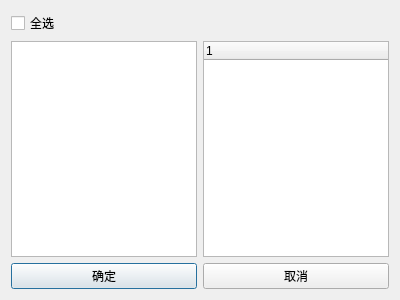
<?xml version="1.0" encoding="UTF-8"?>
<ui version="4.0">
 <class>AddtoStdDatabaseDlg</class>
 <widget class="QDialog" name="AddtoStdDatabaseDlg">
  <property name="geometry">
   <rect>
    <x>0</x>
    <y>0</y>
    <width>400</width>
    <height>300</height>
   </rect>
  </property>
  <property name="windowTitle">
   <string>Dialog</string>
  </property>
  <layout class="QVBoxLayout" name="verticalLayout">
   <item>
    <layout class="QHBoxLayout" name="horizontalLayout">
     <item>
      <widget class="QCheckBox" name="checkBox">
       <property name="text">
        <string>全选</string>
       </property>
      </widget>
     </item>
     <item>
      <spacer name="horizontalSpacer">
       <property name="orientation">
        <enum>Qt::Horizontal</enum>
       </property>
       <property name="sizeHint" stdset="0">
        <size>
         <width>40</width>
         <height>20</height>
        </size>
       </property>
      </spacer>
     </item>
    </layout>
   </item>
   <item>
    <layout class="QHBoxLayout" name="horizontalLayout_2">
     <item>
      <widget class="QListWidget" name="listWidget"/>
     </item>
     <item>
      <widget class="JsonTree" name="treeWidget">
       <column>
        <property name="text">
         <string notr="true">1</string>
        </property>
       </column>
      </widget>
     </item>
    </layout>
   </item>
   <item>
    <layout class="QHBoxLayout" name="horizontalLayout_3">
     <item>
      <widget class="QPushButton" name="buttonConfirm">
       <property name="text">
        <string>确定</string>
       </property>
      </widget>
     </item>
     <item>
      <widget class="QPushButton" name="buttonCancel">
       <property name="text">
        <string>取消</string>
       </property>
      </widget>
     </item>
    </layout>
   </item>
  </layout>
 </widget>
 <customwidgets>
  <customwidget>
   <class>JsonTree</class>
   <extends>QTreeWidget</extends>
   <header>interface_control/JsonTree.h</header>
  </customwidget>
 </customwidgets>
 <resources/>
 <connections/>
</ui>
